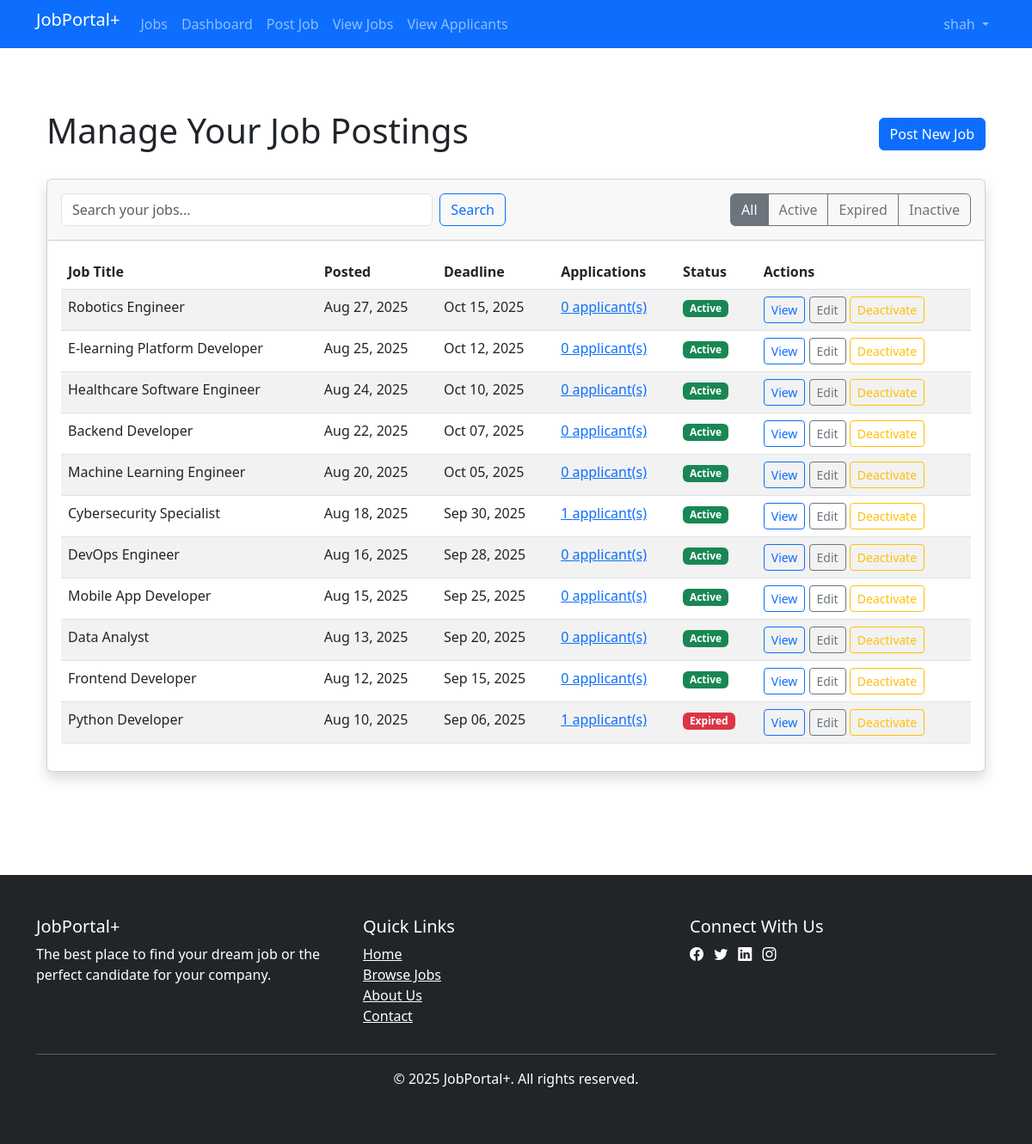
The app's page /employer/view_jobs.php (signed in) with its own data.
### tables this page shows
CREATE TABLE `jobs` (
  `id` int(11) NOT NULL,
  `employer_id` int(11) NOT NULL,
  `company_name` varchar(100) NOT NULL,
  `title` varchar(100) NOT NULL,
  `description` text NOT NULL,
  `requirements` text NOT NULL,
  `location` varchar(100) NOT NULL,
  `salary` varchar(50) DEFAULT NULL,
  `type` enum('Full-time','Part-time','Contract','Internship') NOT NULL,
  `category` varchar(50) NOT NULL,
  `posted_at` timestamp NOT NULL DEFAULT current_timestamp(),
  `deadline` date DEFAULT NULL,
  `is_active` tinyint(1) DEFAULT 1
);

### employer/view_jobs.php (the view, shortened to what this page needs)
<?php
require("../db.php");
$employer_id = $_SESSION['user_id'];
$filter = isset($_GET['filter']) ? $_GET['filter'] : 'all';
$search = isset($_GET['search']) ? $_GET['search'] : '';
$sql = "SELECT * FROM jobs WHERE employer_id = $employer_id";
$sql .= " ORDER BY posted_at DESC";
$result = mysqli_query($conn, $sql);
$jobs = mysqli_fetch_all($result, MYSQLI_ASSOC);
include '../header.php';
?>
<div class="container py-5">
    <div class="d-flex justify-content-between align-items-center mb-4">
        <h1>Manage Your Job Postings</h1>
        <div>
            <a href="post_job.php" class="btn btn-primary">Post New Job</a>
        </div>
    </div>
    <div class="card shadow mb-4">
        <div class="card-header py-3">
            <div class="row">
                <div class="col-md-6">
                    <form class="d-flex" method="GET">
                        <input type="text" name="search" class="form-control me-2" placeholder="Search your jobs..." value="<?php echo $search ?>">
                        <button type="submit" class="btn btn-outline-primary">Search</button>
                    </form>
                </div>
                <div class="col-md-6 text-end">
                    <div class="btn-group">
                        <a href="?filter=all" class="btn btn-outline-secondary <?php echo $filter == 'all' ? 'active' : '' ?>">All</a>
                        <a href="?filter=active" class="btn btn-outline-secondary <?php echo $filter == 'active' ? 'active' : '' ?>">Active</a>
                        <a href="?filter=expired" class="btn btn-outline-secondary <?php echo $filter == 'expired' ? 'active' : '' ?>">Expired</a>
                        <a href="?filter=inactive" class="btn btn-outline-secondary <?php echo $filter == 'inactive' ? 'active' : '' ?>">Inactive</a>
                    </div>
                </div>
            </div>
        </div>
        <div class="card-body">
            <div class="table-responsive">
                <table class="table table-striped table-hover">
                    <thead>
                        <tr>
                            <th>Job Title</th>
                            <th>Posted</th>
                            <th>Deadline</th>
                            <th>Applications</th>
                            <th>Status</th>
                            <th>Actions</th>
                        </tr>
                    </thead>
                    <tbody>
                        <?php foreach ($jobs as $job): ?>
                            <tr>
                                <td><?php echo $job['title'] ?></td>
                                <td><?php echo date('M d, Y', strtotime($job['posted_at'])) ?></td>
                                <td><?php echo $job['deadline'] ? date('M d, Y', strtotime($job['deadline'])) : 'None' ?></td>
                                <td>
                                    <?php
                                    $count_result = mysqli_query($conn, "SELECT COUNT(*) FROM applications WHERE job_id = {$job['id']}");
                                    $count = mysqli_fetch_row($count_result)[0];
                                    ?>
                                    <a href="applicants.php?job_id=<?php echo $job['id'] ?>"><?php echo $count ?> applicant(s)</a>
                                </td>
                                <td>
                                    <?php if (!$job['is_active']): ?>
                                        <span class="badge bg-secondary">Inactive</span>
                                    <?php elseif ($job['deadline'] && $job['deadline'] < date('Y-m-d')): ?>
                                        <span class="badge bg-danger">Expired</span>
                                    <?php else: ?>
                                        <span class="badge bg-success">Active</span>
                                    <?php endif; ?>
                                </td>
                                <td>
                                    <a href="view_job.php?id=<?php echo $job['id'] ?>" class="btn btn-sm btn-outline-primary">View</a>
                                    <a href="edit_job.php?id=<?php echo $job['id'] ?>" class="btn btn-sm btn-outline-secondary">Edit</a>
                                    <form action="toggle_job.php" method="POST" class="d-inline">
                                        <button type="submit" class="btn btn-sm btn-outline-<?php echo $job['is_active'] ? 'warning' : 'success' ?>">
                                            <?php echo $job['is_active'] ? 'Deactivate' : 'Activate' ?>
                                        </button>
                                    </form>
                                </td>
                            </tr>
                        <?php endforeach; ?>
                    </tbody>
                </table>
            </div>
        </div>
    </div>
</div>
<?php include '../footer.php'; ?>

### records on screen
jobs: title "Robotics Engineer", posted_at "Aug 27, 2025", deadline "Oct 15, 2025", count "0", is_active "Active"
jobs: title "E-learning Platform Developer", posted_at "Aug 25, 2025", deadline "Oct 12, 2025", count "0", is_active "Active"
jobs: title "Healthcare Software Engineer", posted_at "Aug 24, 2025", deadline "Oct 10, 2025", count "0", is_active "Active"
jobs: title "Backend Developer", posted_at "Aug 22, 2025", deadline "Oct 07, 2025", count "0", is_active "Active"
jobs: title "Machine Learning Engineer", posted_at "Aug 20, 2025", deadline "Oct 05, 2025", count "0", is_active "Active"
jobs: title "Cybersecurity Specialist", posted_at "Aug 18, 2025", deadline "Sep 30, 2025", count "1", is_active "Active"
jobs: title "DevOps Engineer", posted_at "Aug 16, 2025", deadline "Sep 28, 2025", count "0", is_active "Active"
jobs: title "Mobile App Developer", posted_at "Aug 15, 2025", deadline "Sep 25, 2025", count "0", is_active "Active"
jobs: title "Data Analyst", posted_at "Aug 13, 2025", deadline "Sep 20, 2025", count "0", is_active "Active"
jobs: title "Frontend Developer", posted_at "Aug 12, 2025", deadline "Sep 15, 2025", count "0", is_active "Active"
jobs: title "Python Developer", posted_at "Aug 10, 2025", deadline "Sep 06, 2025", count "1", is_active "Expired"

### other values on screen
$_SESSION['username'] "shah"
